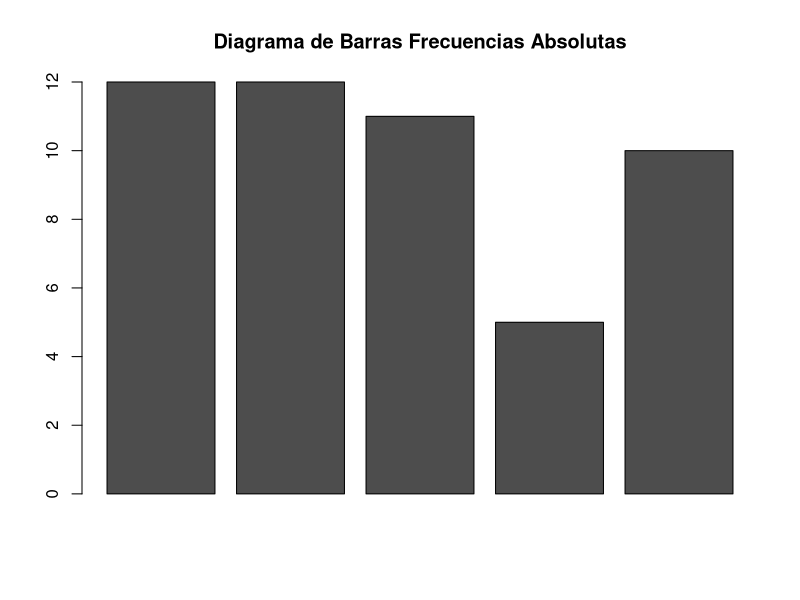
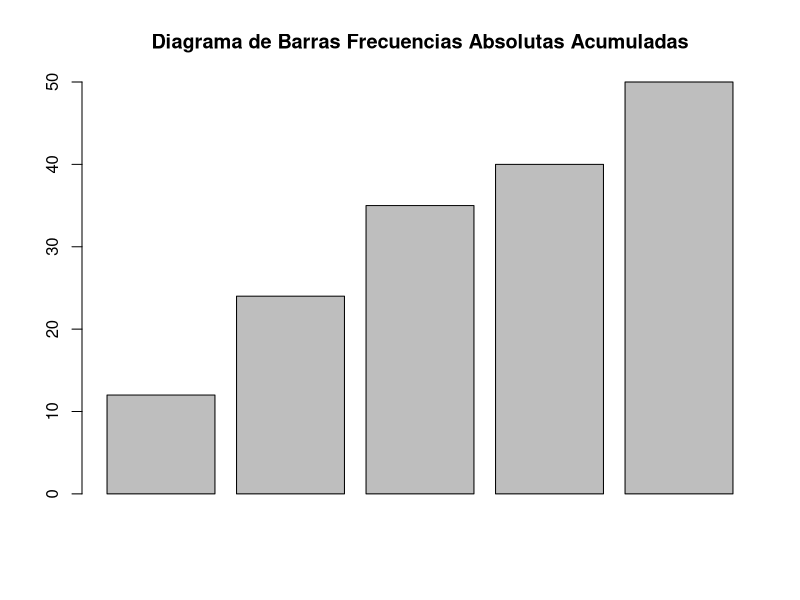
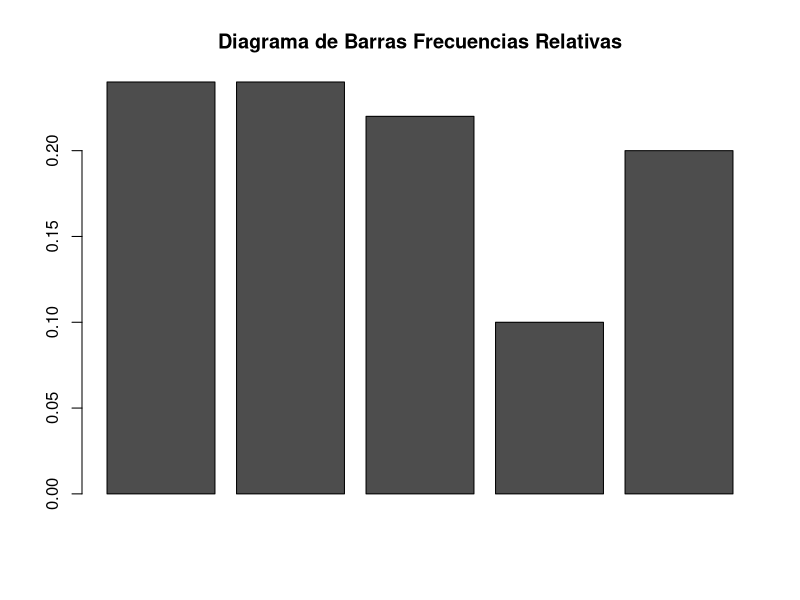
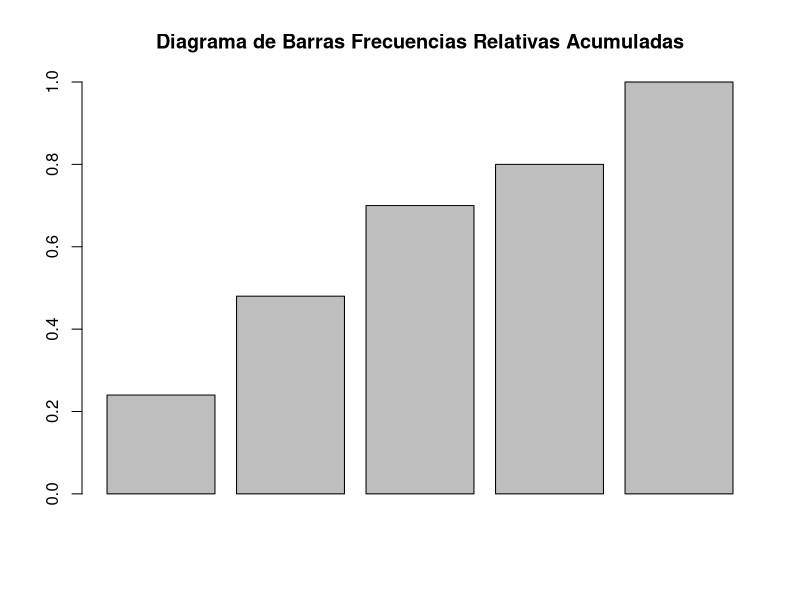
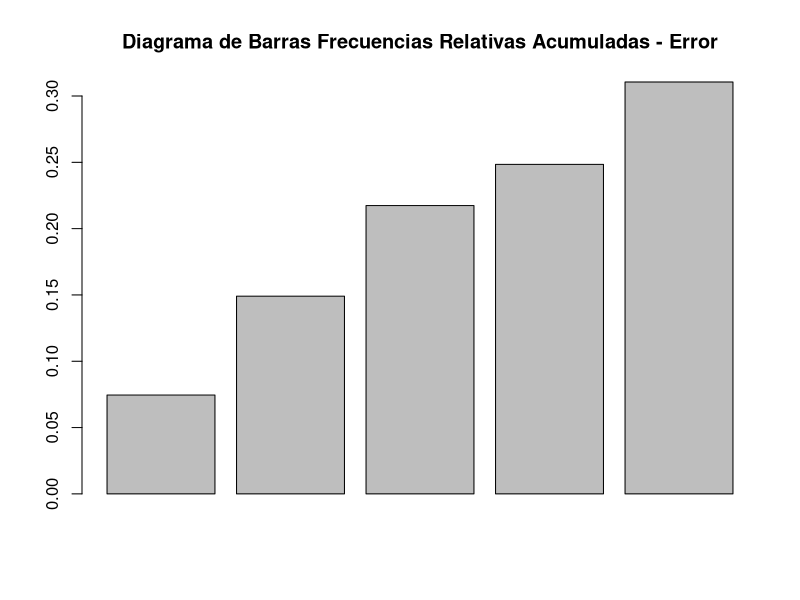

These charts were generated, in order, by the following R code:
## ---- chunk 1
knitr::opts_chunk$set(echo = TRUE)
## ---- chunk 2
set.seed(2018)
clientes <- sample(1:5, 50, replace = TRUE)
clientes
do_clientes <- ordered(clientes, levels = c(1,2,3,4,5))
do_clientes
fcli <- ftable(do_clientes) # frecuencias absolutas
fcli
faa_cli<-cumsum(fcli) # frecuencias absolutas acumuladas
fr_cli<-prop.table(fcli) # frecuencias relativas
fra_cli<-cumsum(prop.table(fcli)) # frecuencias relativas acumuladas
fra1_cli<-prop.table(cumsum(fcli)) # frecuencias relativas acumuladas - error

barplot(fcli, main = "Diagrama de Barras Frecuencias Absolutas")
barplot(faa_cli, main = "Diagrama de Barras Frecuencias Absolutas Acumuladas")
barplot(fr_cli, main = "Diagrama de Barras Frecuencias Relativas")
barplot(fra_cli, main = "Diagrama de Barras Frecuencias Relativas Acumuladas")
barplot(fra1_cli, main = "Diagrama de Barras Frecuencias Relativas Acumuladas - Error")
